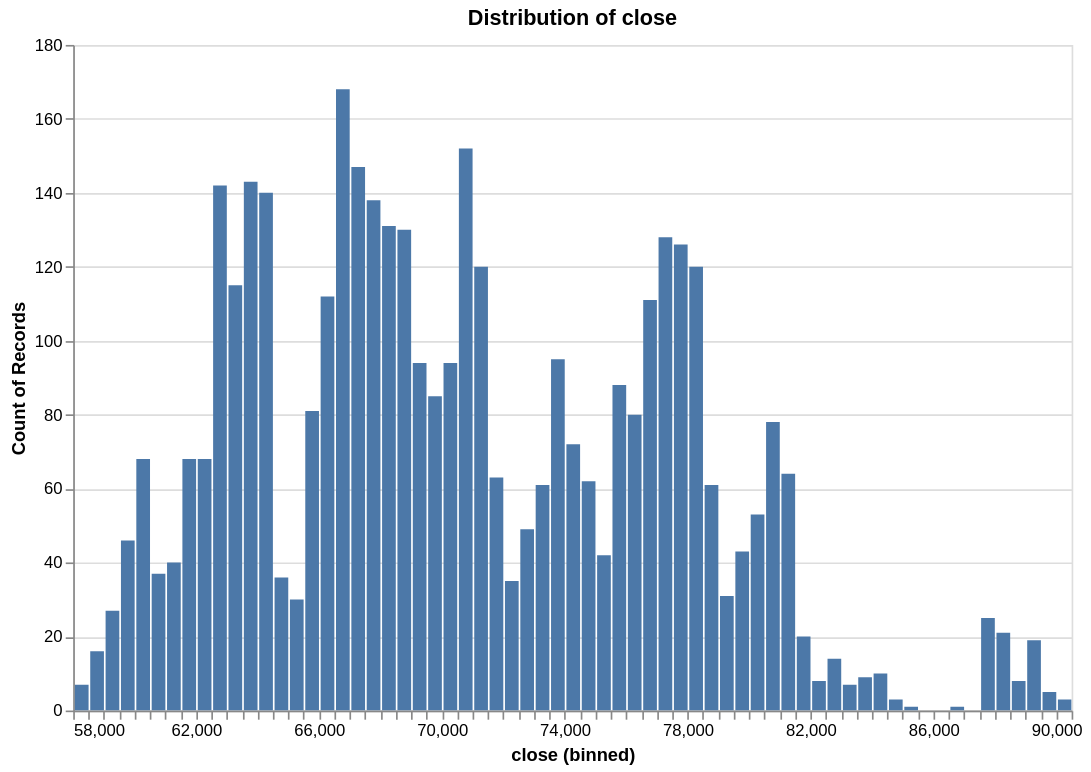

The cell this chart's notebook holds for it:
### Code cell
research.plot_distribution(ts, 'close', no_bins=100)

### Figure 1 — Vega specification as saved in the notebook (floating-point values rounded to 4 significant figures)
{"$schema": "https://vega.github.io/schema/vega/v6.json", "data": [{"name": "param_f268f798f41c853e_store"}, {"name": "source_0", "values": [{"__count": 25, "bin_maxbins_100_close": 87500.0, "bin_maxbins_100_close_end": 88000.0}, {"__count": 21, "bin_maxbins_100_close": 88000.0, "bin_maxbins_100_close_end": 88500.0}, {"__count": 8, "bin_maxbins_100_close": 88500.0, "bin_maxbins_100_close_end": 89000.0}, {"__count": 19, "bin_maxbins_100_close": 89000.0, "bin_maxbins_100_close_end": 89500.0}, {"__count": 5, "bin_maxbins_100_close": 89500.0, "bin_maxbins_100_close_end": 90000.0}, {"__count": 3, "bin_maxbins_100_close": 90000.0, "bin_maxbins_100_close_end": 90500.0}, {"__count": 1, "bin_maxbins_100_close": 86500.0, "bin_maxbins_100_close_end": 87000.0}, {"__count": 3, "bin_maxbins_100_close": 84500.0, "bin_maxbins_100_close_end": 85000.0}, {"__count": 1, "bin_maxbins_100_close": 85000.0, "bin_maxbins_100_close_end": 85500.0}, {"__count": 10, "bin_maxbins_100_close": 84000.0, "bin_maxbins_100_close_end": 84500.0}, {"__count": 7, "bin_maxbins_100_close": 83000.0, "bin_maxbins_100_close_end": 83500.0}, {"__count": 9, "bin_maxbins_100_close": 83500.0, "bin_maxbins_100_close_end": 84000.0}, {"__count": 8, "bin_maxbins_100_close": 82000.0, "bin_maxbins_100_close_end": 82500.0}, {"__count": 14, "bin_maxbins_100_close": 82500.0, "bin_maxbins_100_close_end": 83000.0}, {"__count": 64, "bin_maxbins_100_close": 81000.0, "bin_maxbins_100_close_end": 81500.0}, {"__count": 53, "bin_maxbins_100_close": 80000.0, "bin_maxbins_100_close_end": 80500.0}, {"__count": 61, "bin_maxbins_100_close": 78500.0, "bin_maxbins_100_close_end": 79000.0}, {"__count": 126, "bin_maxbins_100_close": 77500.0, "bin_maxbins_100_close_end": 78000.0}, {"__count": 120, "bin_maxbins_100_close": 78000.0, "bin_maxbins_100_close_end": 78500.0}, {"__count": 128, "bin_maxbins_100_close": 77000.0, "bin_maxbins_100_close_end": 77500.0}, {"__count": 80, "bin_maxbins_100_close": 76000.0, "bin_maxbins_100_close_end": 76500.0}, {"__count": 111, "bin_maxbins_100_close": 76500.0, "bin_maxbins_100_close_end": 77000.0}, {"__count": 88, "bin_maxbins_100_close": 75500.0, "bin_maxbins_100_close_end": 76000.0}, {"__count": 42, "bin_maxbins_100_close": 75000.0, "bin_maxbins_100_close_end": 75500.0}, {"__count": 31, "bin_maxbins_100_close": 79000.0, "bin_maxbins_100_close_end": 79500.0}, {"__count": 62, "bin_maxbins_100_close": 74500.0, "bin_maxbins_100_close_end": 75000.0}, {"__count": 61, "bin_maxbins_100_close": 73000.0, "bin_maxbins_100_close_end": 73500.0}, {"__count": 72, "bin_maxbins_100_close": 74000.0, "bin_maxbins_100_close_end": 74500.0}, {"__count": 95, "bin_maxbins_100_close": 73500.0, "bin_maxbins_100_close_end": 74000.0}, {"__count": 49, "bin_maxbins_100_close": 72500.0, "bin_maxbins_100_close_end": 73000.0}, {"__count": 35, "bin_maxbins_100_close": 72000.0, "bin_maxbins_100_close_end": 72500.0}, {"__count": 120, "bin_maxbins_100_close": 71000.0, "bin_maxbins_100_close_end": 71500.0}, {"__count": 152, "bin_maxbins_100_close": 70500.0, "bin_maxbins_100_close_end": 71000.0}, {"__count": 63, "bin_maxbins_100_close": 71500.0, "bin_maxbins_100_close_end": 72000.0}, {"__count": 94, "bin_maxbins_100_close": 70000.0, "bin_maxbins_100_close_end": 70500.0}, {"__count": 85, "bin_maxbins_100_close": 69500.0, "bin_maxbins_100_close_end": 70000.0}, {"__count": 94, "bin_maxbins_100_close": 69000.0, "bin_maxbins_100_close_end": 69500.0}, {"__count": 147, "bin_maxbins_100_close": 67000.0, "bin_maxbins_100_close_end": 67500.0}, {"__count": 131, "bin_maxbins_100_close": 68000.0, "bin_maxbins_100_close_end": 68500.0}, {"__count": 112, "bin_maxbins_100_close": 66000.0, "bin_maxbins_100_close_end": 66500.0}, {"__count": 30, "bin_maxbins_100_close": 65000.0, "bin_maxbins_100_close_end": 65500.0}, {"__count": 143, "bin_maxbins_100_close": 63500.0, "bin_maxbins_100_close_end": 64000.0}, {"__count": 115, "bin_maxbins_100_close": 63000.0, "bin_maxbins_100_close_end": 63500.0}, {"__count": 142, "bin_maxbins_100_close": 62500.0, "bin_maxbins_100_close_end": 63000.0}, {"__count": 81, "bin_maxbins_100_close": 65500.0, "bin_maxbins_100_close_end": 66000.0}, {"__count": 36, "bin_maxbins_100_close": 64500.0, "bin_maxbins_100_close_end": 65000.0}, {"__count": 140, "bin_maxbins_100_close": 64000.0, "bin_maxbins_100_close_end": 64500.0}, {"__count": 168, "bin_maxbins_100_close": 66500.0, "bin_maxbins_100_close_end": 67000.0}, {"__count": 130, "bin_maxbins_100_close": 68500.0, "bin_maxbins_100_close_end": 69000.0}, {"__count": 138, "bin_maxbins_100_close": 67500.0, "bin_maxbins_100_close_end": 68000.0}, {"__count": 43, "bin_maxbins_100_close": 79500.0, "bin_maxbins_100_close_end": 80000.0}, {"__count": 78, "bin_maxbins_100_close": 80500.0, "bin_maxbins_100_close_end": 81000.0}, {"__count": 20, "bin_maxbins_100_close": 81500.0, "bin_maxbins_100_close_end": 82000.0}, {"__count": 68, "bin_maxbins_100_close": 62000.0, "bin_maxbins_100_close_end": 62500.0}, {"__count": 68, "bin_maxbins_100_close": 61500.0, "bin_maxbins_100_close_end": 62000.0}, {"__count": 37, "bin_maxbins_100_close": 60500.0, "bin_maxbins_100_close_end": 61000.0}, {"__count": 68, "bin_maxbins_100_close": 60000.0, "bin_maxbins_100_close_end": 60500.0}, {"__count": 40, "bin_maxbins_100_close": 61000.0, "bin_maxbins_100_close_end": 61500.0}, {"__count": 27, "bin_maxbins_100_close": 59000.0, "bin_maxbins_100_close_end": 59500.0}, {"__count": 46, "bin_maxbins_100_close": 59500.0, "bin_maxbins_100_close_end": 60000.0}, {"__count": 7, "bin_maxbins_100_close": 58000.0, "bin_maxbins_100_close_end": 58500.0}, {"__count": 16, "bin_maxbins_100_close": 58500.0, "bin_maxbins_100_close_end": 59000.0}]}, {"name": "source_0_y_domain___count", "values": [{"min": 1, "max": 168}]}], "signals": [{"name": "bin_maxbins_100_close_bins", "value": {"fields": ["close"], "fname": "bin_close", "start": 58000.0, "step": 500.0, "stop": 90500.0}}, {"name": "unit", "value": {}, "on": [{"events": "pointermove", "update": "isTuple(group()) ? group() : unit"}]}, {"name": "param_f268f798f41c853e", "update": "vlSelectionResolve(\"param_f268f798f41c853e_store\", \"union\")"}, {"name": "param_f268f798f41c853e_close", "on": [{"events": [{"source": "view", "type": "dblclick"}], "update": "null"}, {"events": {"signal": "param_f268f798f41c853e_translate_delta"}, "update": "panLinear(param_f268f798f41c853e_translate_anchor.extent_x, -param_f268f798f41c853e_translate_delta.x / width)"}, {"events": {"signal": "param_f268f798f41c853e_zoom_delta"}, "update": "zoomLinear(domain(\"x\"), param_f268f798f41c853e_zoom_anchor.x, param_f268f798f41c853e_zoom_delta)"}]}, {"name": "param_f268f798f41c853e_tuple", "on": [{"events": [{"signal": "param_f268f798f41c853e_close"}], "update": "param_f268f798f41c853e_close ? {unit: \"\", fields: param_f268f798f41c853e_tuple_fields, values: [param_f268f798f41c853e_close]} : null"}]}, {"name": "param_f268f798f41c853e_tuple_fields", "value": [{"field": "close", "channel": "x", "type": "R"}]}, {"name": "param_f268f798f41c853e_translate_anchor", "value": {}, "on": [{"events": [{"source": "scope", "type": "pointerdown"}], "update": "{x: x(unit), y: y(unit), extent_x: domain(\"x\")}"}]}, {"name": "param_f268f798f41c853e_translate_delta", "value": {}, "on": [{"events": [{"source": "window", "between": [{"source": "scope", "type": "pointerdown"}, {"source": "window", "type": "pointerup"}], "type": "pointermove", "consume": true}], "update": "{x: param_f268f798f41c853e_translate_anchor.x - x(unit), y: param_f268f798f41c853e_translate_anchor.y - y(unit)}"}]}, {"name": "param_f268f798f41c853e_zoom_anchor", "on": [{"events": [{"source": "scope", "consume": true, "type": "wheel"}], "update": "{x: invert(\"x\", x(unit)), y: invert(\"y\", y(unit))}"}]}, {"name": "param_f268f798f41c853e_zoom_delta", "on": [{"events": [{"source": "scope", "consume": true, "type": "wheel"}], "update": "pow(1.001, event.deltaY * pow(16, event.deltaMode))", "force": true}]}, {"name": "param_f268f798f41c853e_modify", "on": [{"events": {"signal": "param_f268f798f41c853e_tuple"}, "update": "modify(\"param_f268f798f41c853e_store\", param_f268f798f41c853e_tuple, true)"}]}], "marks": [{"type": "rect", "name": "marks", "from": {"data": "source_0"}, "encode": {"update": {"y2": {"value": 0, "scale": "y"}, "fill": {"value": "#4c78a8"}, "y": {"field": "__count", "scale": "y"}, "x2": {"field": "bin_maxbins_100_close", "scale": "x", "offset": {"signal": "0.5 + (abs(scale(\"x\", datum[\"bin_maxbins_100_close_end\"]) - scale(\"x\", datum[\"bin_maxbins_100_close\"])) < 0.25 ? -0.5 * (0.25 - (abs(scale(\"x\", datum[\"bin_maxbins_100_close_end\"]) - scale(\"x\", datum[\"bin_maxbins_100_close\"])))) : 0.5)"}}, "x": {"field": "bin_maxbins_100_close_end", "scale": "x", "offset": {"signal": "0.5 + (abs(scale(\"x\", datum[\"bin_maxbins_100_close_end\"]) - scale(\"x\", datum[\"bin_maxbins_100_close\"])) < 0.25 ? 0.5 * (0.25 - (abs(scale(\"x\", datum[\"bin_maxbins_100_close_end\"]) - scale(\"x\", datum[\"bin_maxbins_100_close\"])))) : -0.5)"}}}}, "clip": true, "style": ["bar"], "interactive": true}], "scales": [{"name": "x", "type": "linear", "domain": {"signal": "[bin_maxbins_100_close_bins.start, bin_maxbins_100_close_bins.stop]"}, "range": [0, {"signal": "width"}], "bins": {"signal": "bin_maxbins_100_close_bins"}, "domainRaw": {"signal": "param_f268f798f41c853e[\"close\"]"}, "zero": false}, {"name": "y", "type": "linear", "domain": [{"signal": "(data(\"source_0_y_domain___count\")[0] || {}).min"}, {"signal": "(data(\"source_0_y_domain___count\")[0] || {}).max"}], "range": [{"signal": "height"}, 0], "nice": true, "zero": true}], "axes": [{"scale": "y", "domain": false, "gridScale": "x", "grid": true, "maxExtent": 0, "minExtent": 0, "ticks": false, "zindex": 0, "aria": false, "tickCount": {"signal": "ceil(height/40)"}, "orient": "left", "labels": false}, {"scale": "x", "labelOverlap": true, "labelFlush": true, "grid": false, "orient": "bottom", "zindex": 0, "tickCount": {"signal": "ceil(width/10)"}, "title": "close (binned)"}, {"scale": "y", "grid": false, "tickCount": {"signal": "ceil(height/40)"}, "zindex": 0, "labelOverlap": true, "title": "Count of Records", "orient": "left"}], "title": {"text": "Distribution of close", "frame": "group"}, "width": 600, "height": 400, "style": "cell", "background": "white", "padding": 5}
